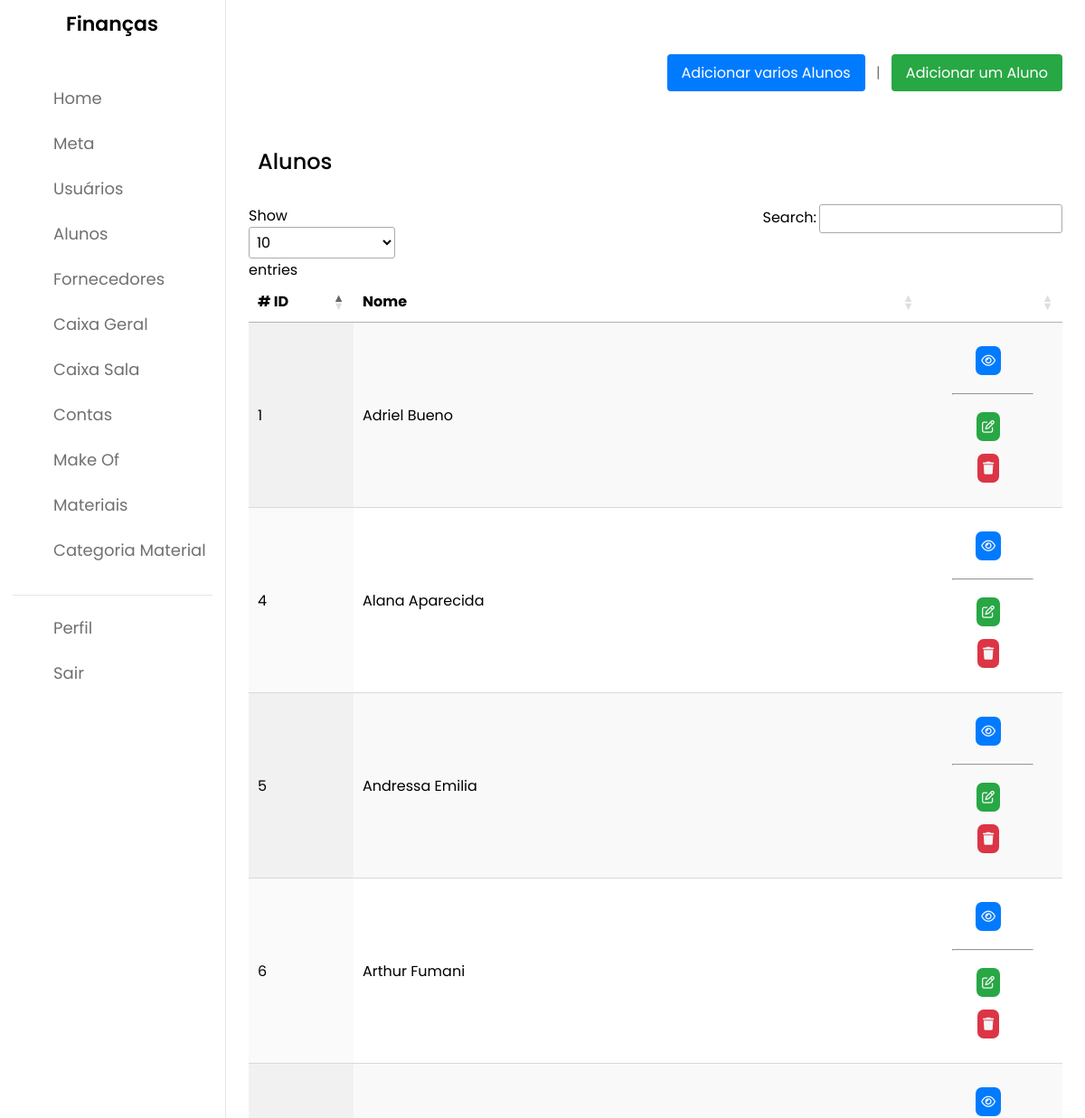
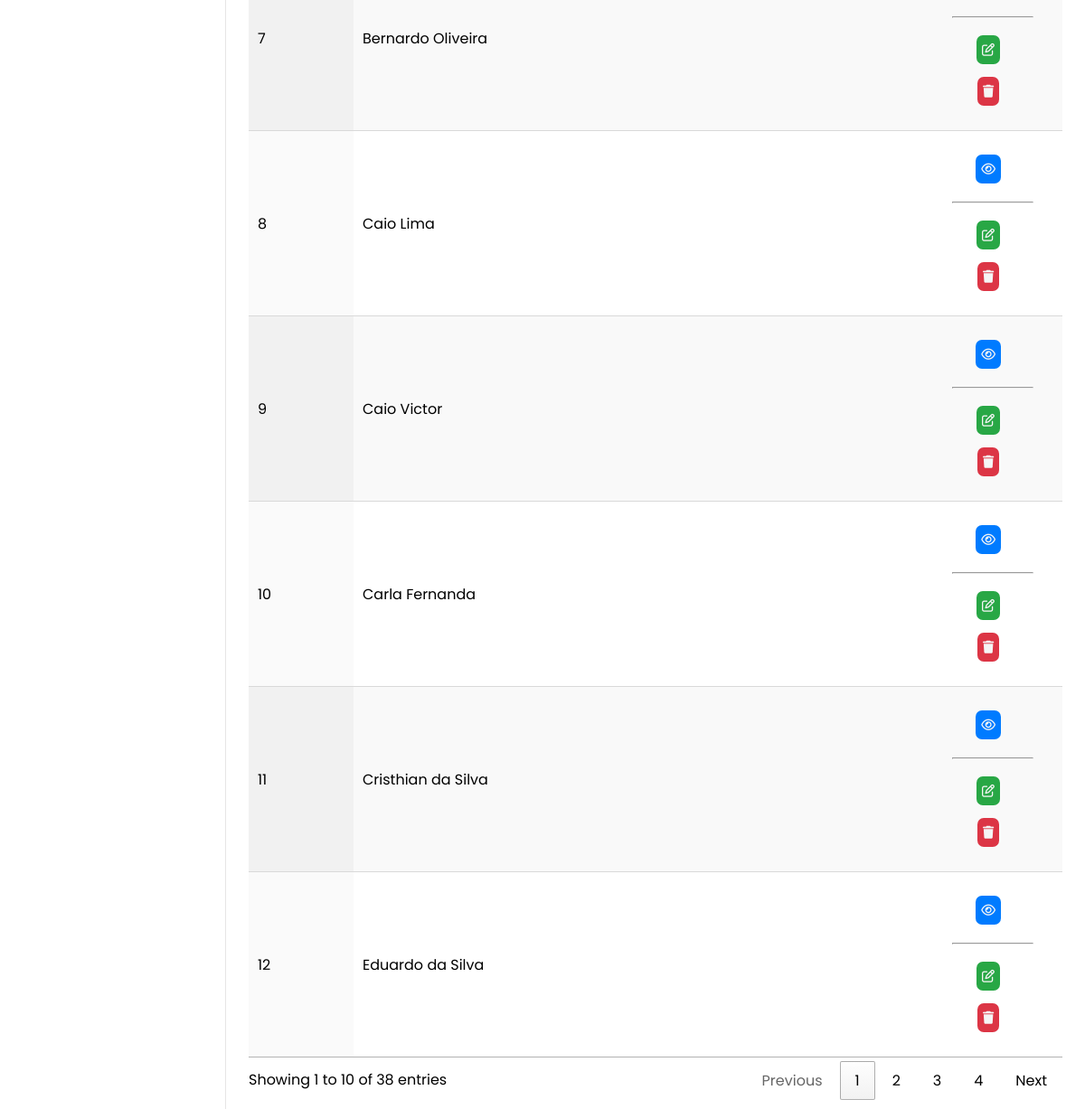
The app's page /resources/views/admin/alunos/index.php (signed in) with its own data (2 pictures, top to bottom).
### tables this page shows
CREATE TABLE alunos (
	 
    aluno_id INT PRIMARY KEY NULL AUTO_INCREMENT,
    nome VARCHAR(255) NOT NULL,
    status BOOLEAN DEFAULT TRUE
);

### utils/render_component.php (called while the page is built)
<?php
function render_component( $componente ) {
  require_once(dirname(__DIR__) .'/resources/views/components/'. $componente .'.php');
}
?>

### config.php (called while the page is built, shortened)
<?php
function autocarregamento($class_name) {
  $path = __DIR__ . '//models//' . $class_name . '.php';
}

### controllers/Aluno/ConsultaController.php (called while the page is built, shortened)
<?php
global $mysqli;
$alunos = new Sala($mysqli);
try {
    $alunos = $alunos->obterTodosAlunos();
} catch (Exception $e) {
    $_SESSION['fed_aluno'] = [
    'title' => 'Erro!', 'msg' => 'Erro inesperado'
    ];
    navegate($_ENV['ROUTE'] . 'admin.alunos.create');
}
return $alunos;

### models/Sala.php (called while the page is built, shortened)
<?php
class Sala {
    private $mysqli;
    private $tabela_secundaria = 'alunos';
    public function __construct(mysqli $mysqli)
    {
      $this->mysqli = $mysqli;
    }
    public function obterTodosAlunos() {
        $query = "SELECT * FROM ". $this->tabela_secundaria;
        $result = $this->mysqli->query($query);
        $listaDosAlunos = [];
        while ($linha = mysqli_fetch_array($result, MYSQLI_ASSOC)) {
            $listaDosAlunos[] = $linha;
        }
        return $listaDosAlunos;
    }
}

### resources/views/admin/alunos/index.php (the view, shortened to what this page needs)
<?php
require dirname(dirname(dirname(dirname(__DIR__)))) . '/config.php';
include $_ENV['PASTA_CONTROLLER'] . '/Aluno/ConsultaController.php';
?>
<?php
render_component('head');
extend_styles([ 'css.admin.financas' ]);
?>
<link rel="stylesheet" href="https://cdnjs.cloudflare.com/ajax/libs/font-awesome/6.4.0/css/all.min.css"
 />
<link rel="stylesheet" href="https://cdn.datatables.net/1.13.4/css/jquery.dataTables.css" />
<body>
  <?php
  render_component('sidebar');
  ?>
  <section class="dashboard">
      <div class="top"> <i class="uil uil-bars sidebar-toggle"></i> </div>
      <div class="dash-content">
        <div style="text-align: right;">
          <a href="<?php echo $_ENV['ROUTE'] ?>admin.alunos.create.all" class="button-link">
            Adicionar varios Alunos
          </a>
          <span class="button-separator">|</span>
          <a href="<?php echo $_ENV['ROUTE'] ?>admin.alunos.create" class="button-link btn-edit">
            Adicionar um Aluno
          </a>
        </div>
        <div class="title">
            <span class="text">Alunos</span>
        </div>
        <?php if (isset($alunos) || !empty($alunos)) { ?>
        <table id="myTable" class="display">
            <thead>
                <tr>
                    <th># ID</th>
                    <th>Nome</th>
                    <th></th>
                </tr>
            </thead>
            <tbody>
                <?php foreach ($alunos as $aluno): ?>
                <tr>
                    <td style="width: 96px;">
                        <?= $aluno['aluno_id']; ?>
                    </td>
                    <td>
                        <?= $aluno['nome']; ?>
                    </td>
                    <th style="padding: 32px;width: 90px;">
                      <a
                        href="<?= $_ENV['URL_CONTROLLERS']; ?>/Aluno/ShowController.php?id=<?= $aluno['aluno_id']; ?>"
                        class="icon-link"
                      >
                        <i class="fa-regular fa-eye"></i>
                      </a>
                      <br>
                      <br>
                      <hr>
                      <br>
                      <a
                        href="<?= $_ENV['URL_CONTROLLERS']; ?>/Aluno/EditController.php?id=<?= $aluno['aluno_id']; ?>"
                        class="icon-link edit"
                      >
                        <i class="fa-regular fa-pen-to-square"></i>
                      </a>
                      <br><br>
                      <a
                        href="#"
                        onclick="if (confirm('Deseja excluir mesmo?')) {
                          this.href = '<?= $_ENV['URL_CONTROLLERS']; ?>/Aluno/DeletarController.php?id=<?= $aluno['aluno_id']; ?>';
                        }"
                        class="icon-link delete"
                      >
                        <i class="fa-solid fa-trash"></i>
                      </a>
                    </th>
                </tr>
                <?php endforeach; ?>
            </tbody>
            <?php } else { ?>
            <h3>Sem inserções no caixa</h3>
            <?php } ?>
        </table>
      </div>
  </section>
</body>

### resources/views/components/head.php (shortened to what this page needs)
<link
  href="//maxcdn.bootstrapcdn.com/font-awesome/4.1.0/css/font-awesome.min.css"
  rel="stylesheet" />
<link
  rel="stylesheet"
  href="https://cdnjs.cloudflare.com/ajax/libs/font-awesome/4.7.0/css/font-awesome.min.css" />
<link
  rel="stylesheet"
  href="https://unicons.iconscout.com/release/v4.0.0/css/line.css" />
<link rel="stylesheet" href="https://cdnjs.cloudflare.com/ajax/libs/font-awesome/6.4.0/css/all.min.css"
/>
<link rel="stylesheet" href="https://cdnjs.cloudflare.com/ajax/libs/font-awesome/5.15.3/css/all.min.css">
<link rel="stylesheet" href="https://cdnjs.cloudflare.com/ajax/libs/font-awesome/6.4.0/css/all.min.css"
 />
<link rel="stylesheet" href="https://cdn.datatables.net/1.13.4/css/jquery.dataTables.css" />

### utils/extend_styles.php (shortened to what this page needs)
<?php
function extend_styles($styles = []) {
    foreach ($styles as $style) {
        $file_css = $_ENV['URL_BASE'] . '/resources/' . str_replace('.', '/', $style);
        echo
        <<<HTML
            <link rel="stylesheet" href="{$file_css}.css" />
        HTML;
    }
}

### resources/views/components/sidebar.php (shortened to what this page needs)
<nav>
	<div class="logo-name">
			 <span class="logo_name">Finanças</span> </div>
	<div class="menu-items">
		<ul class="nav-links">
			<li><a href="<?= $_ENV['ROUTE'] ?>admin.home">
            <i class="uil uil-estate"></i>
            <span class="link-name">Home</span>
          </a></li>
          <li><a href="<?= $_ENV['VIEWS'] ?>/admin/meta/index.php">
            <i class="uil uil-chart"></i>
            <span class="link-name">Meta</span>
          </a></li>
           <li><a href="<?= $_ENV['ROUTE'] ?>admin.usuario.index">
            <i class="uil uil-chart"></i>
            <span class="link-name">Usuários</span>
          </a></li>
          <li><a href="<?= $_ENV['ROUTE'] ?>admin.alunos.index">
            <i class="uil uil-chart"></i>
            <span class="link-name">Alunos</span>
          </a></li>
          <li><a href="<?= $_ENV['ROUTE'] ?>admin.fornecedor.index">
            <i class="uil uil-chart"></i>
            <span class="link-name">Fornecedores</span>
          </a></li>
			<li><a href="<?= $_ENV['ROUTE'] ?>admin.caixa.index">
            <i class="uil uil-chart"></i>
            <span class="link-name">Caixa Geral</span>
          </a></li>
          <li><a href="<?= $_ENV['ROUTE'] ?>admin.sala.index">
            <i class="uil uil-chart"></i>
            <span class="link-name">Caixa Sala</span>
          </a></li>
          <li><a href="<?= $_ENV['ROUTE'] ?>admin.conta.index">
            <i class="uil uil-chart"></i>
            <span class="link-name">Contas</span>
          </a></li>
			<li><a href="<?= $_ENV['ROUTE'] ?>admin.makeof.index">
            <i class="uil uil-chart"></i>
            <span class="link-name">Make Of</span>
          </a></li>
			<li><a href="<?= $_ENV['ROUTE'] ?>admin.material.index">
            <i class="uil uil-chart"></i>
            <span class="link-name">Materiais</span>
          </a></li>
			<li><a href="<?= $_ENV['ROUTE'] ?>admin.categoria_material.index">
            <i class="uil uil-chart"></i>
            <span class="link-name">Categoria Material</span>
          </a></li>
      <br>
			<ul class="logout-mode">
        <li><a  href="<?= $_ENV['URL_CONTROLLERS'] ?>/Auth/ProfileController.php?id=<?php echo $_SESSION['usuario']['usuario_id']?>">
              <i class="uil uil-user"></i>
              <span class="link-name">Perfil</span>
            </a></li>
				<li><a href="<?= $_ENV['ROUTE'] ?>auth.sair">
              <i class="uil uil-signout"></i>
              <span class="link-name">Sair</span>
            </a></li>
				<li class="mode"> <a href="#">
              <i class=""></i>
            </a> </li>
			</ul>
		</ul>
	</div>
</nav>

### resources/css/admin/financas.css (style rules this page uses)
* { margin: 0; padding: 0; box-sizing: border-box; font-family: 'Poppins', sans-serif; }
body { min-height: 100vh; background-color: var(--primary-color); }
td { word-wrap: break-word!important; }
.icon-link { font-size: 14px; background-color: #007bff; text-decoration: none; margin-right: 10px; color: whitesmoke; padding: 6px; border-radius: 7px; width: 100px; }
.icon-link.edit { background-color: #28a745!important; }
.icon-link.delete { background-color: #dc3545!important; }
.btn-edit { background-color: #28a745!important; }
nav { position: fixed; top: 0; left: 0; height: 100%; width: 250px; padding: 10px 14px; background-color: var(--panel-color); border-right: 1px solid var(--border-color); transition: var(--tran-05); }
nav .logo-name { display: flex; align-items: center; }
nav .logo-name .logo_name { font-size: 22px; font-weight: 600; color: var(--text-color); margin-left: 14px; transition: var(--tran-05); }
nav .menu-items { margin-top: 40px; height: calc(100% - 90px); display: flex; flex-direction: column; justify-content: space-between; }
.menu-items li { list-style: none; }
.menu-items li a { display: flex; align-items: center; height: 50px; text-decoration: none; position: relative; }
.menu-items li a i { font-size: 24px; min-width: 45px; height: 100%; display: flex; align-items: center; justify-content: center; color: var(--black-light-color); }
.menu-items li a .link-name { font-size: 18px; font-weight: 400; color: var(--black-light-color); transition: var(--tran-05); }
.menu-items .logout-mode { padding-top: 10px; border-top: 1px solid var(--border-color); }
.menu-items .mode { display: flex; align-items: center; white-space: nowrap; }
.dashboard { display: flex; flex-direction: column; align-items: center; position: relative; left: 250px; background-color: var(--panel-color); min-height: 100vh; width: calc(100% - 250px); padding: 10px 14px; transition: var(--tran-05); }
.title { margin-bottom: 20px; text-align: center; }
.title .text { font-size: 24px; font-weight: bold; color: #333; }
table { width: 900px; max-width: 900px; }
td { word-break: break-word!important; }
.dashboard .top { position: fixed; top: 0; left: 250px; display: flex; width: calc(100% - 250px); justify-content: space-between; align-items: center; padding: 10px 14px; background-color: var(--panel-color); transition: var(--tran-05); z-index: 10; }
.dashboard .dash-content { max-width: 900px; width: 100%; padding-top: 50px; }
.dash-content .title { display: flex; align-items: center; margin: 60px 0 30px 0; }
.dash-content .title .text { font-size: 24px; font-weight: 500; color: var(--text-color); margin-left: 10px; }
.button-link { display: inline-block; padding: 8px 16px; background-color: #007bff; color: #fff; text-decoration: none; border-radius: 4px; transition: background-color 0.3s ease; }
.button-separator { padding: 0 8px; color: #777; }

### records on screen
alunos: aluno_id "1", nome "Adriel Bueno"
alunos: aluno_id "4", nome "Alana Aparecida"
alunos: aluno_id "5", nome "Andressa Emilia"
alunos: aluno_id "6", nome "Arthur Fumani"
alunos: aluno_id "7", nome "Bernardo Oliveira"
alunos: aluno_id "8", nome "Caio Lima"
alunos: aluno_id "9", nome "Caio Victor"
alunos: aluno_id "10", nome "Carla Fernanda"
alunos: aluno_id "11", nome "Cristhian da Silva"
alunos: aluno_id "12", nome "Eduardo da Silva"
